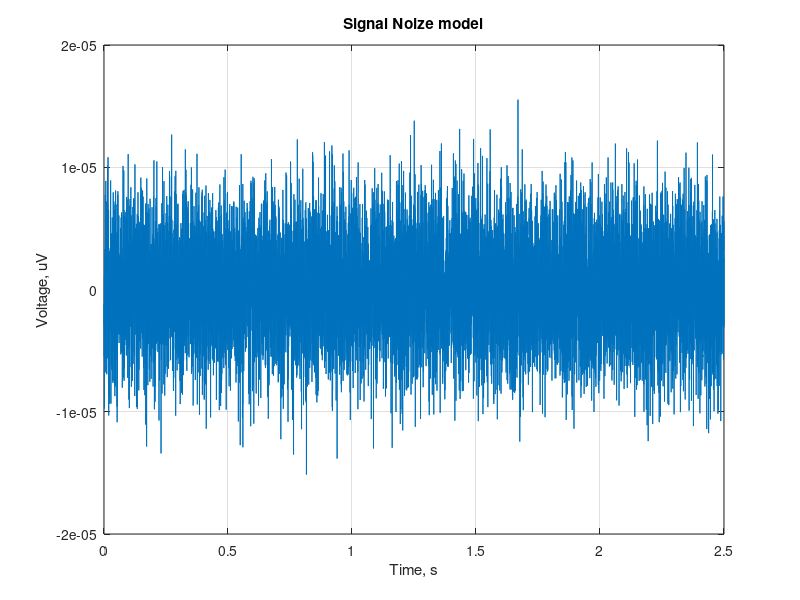
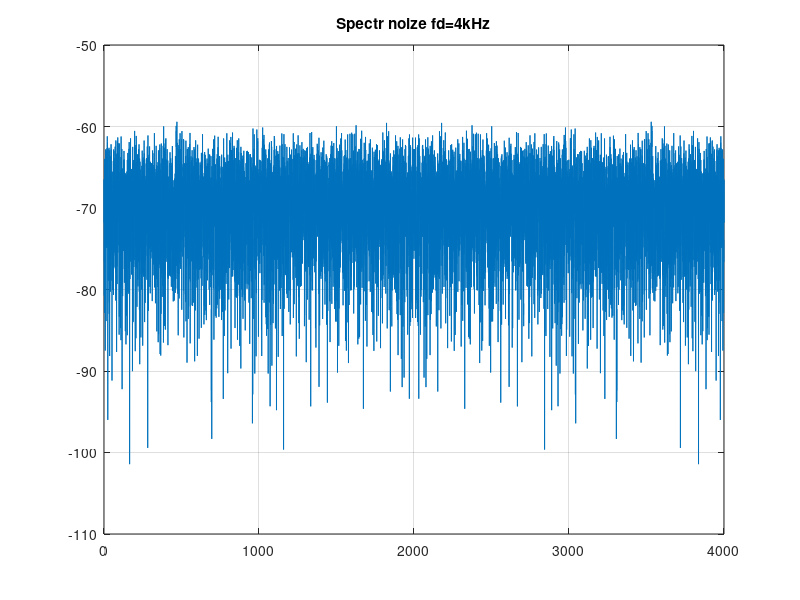

Recreate these plots in MATLAB, in order. (Note: this script raises an error after producing the figures.)
% digital filter 
% 32bit signal 

% noize 4ksapmle 16uV
N = 1e4;
noize_level = 8e-6;        % level noize
f_dateRate = 4e3;           % f_dateRate




t = 1/f_dateRate:1/f_dateRate:N/f_dateRate;

Gause_Voltage = (noize_level/2).*wgn(N,1,0); 


Gause_Voltage = Gause_Voltage';% + sin(2*pi*100.*t);

%% graph signal noize
figure();
plot(t, Gause_Voltage); grid;
ylabel('Voltage, uV');
xlabel('Time, s');
title('Signal Noize model');


%% graph spectr
figure();
S = fft(Gause_Voltage);
df = f_dateRate/N : f_dateRate/N : f_dateRate;
plot(df, 20.*log10(abs(S))); grid;
title("Spectr noize fd=4kHz");

%% graph median Filter impulse pomeh
figure();
vect_signal_median = medfilt1(Gause_Voltage,9);

Wind = 5;

for i = 1 : N
    if (i > floor(Wind/2) && i <= N-floor(Wind/2))
        sig_sort = sort_buble(Gause_Voltage(i-floor(Wind/2):(i+floor(Wind/2))), Wind);
        vect_signal_med(i) = sig_sort(round(Wind/2));
        summ = 0;
        buff = Gause_Voltage(i-floor(Wind/2):(i+floor(Wind/2)));
        for j = 1 : Wind
            summ = summ + buff(j);
        end;
        Moving_Aver(i) = summ/Wind;
    else
        vect_signal_med(i) = 0;
        Moving_Aver(i) = 0;
    end;
end;

plot(t, Gause_Voltage, t, vect_signal_median, t, vect_signal_med, t, Moving_Aver); grid;
ylabel('Voltage, uV');
xlabel('Time, s');
title('Signal Noize median filter model');

%% graph spectr
figure();
S = fft(vect_signal_med);
df = f_dateRate/N : f_dateRate/N : f_dateRate;
plot(df, abs(S)); grid;
title("Spectr noize median filter fd=4kHz");

%% Gausse Filter
W = Num;

voltage_Gause = filter(W, 1, Gause_Voltage);
figure();

plot(t, Gause_Voltage, t, voltage_Gause); grid;
ylabel('Voltage, uV');
xlabel('Time, s');
title('Signal Noize Gausse Filter');

%% graph spectr
figure();
S = fft(voltage_Gause);
df = f_dateRate/N : f_dateRate/N : f_dateRate;
plot(df, abs(S)); grid;
title("Spectr noize Window filter fd=4kHz");

%% filter alpha-betta Kalman 
figure();
dt = 0.5;
alpha = 0.1;
betta = 0.005;

voltage_noze_to = 0;
v_to = 0;

for i = 1 : N

    voltage_noze = voltage_noze_to + (v_to*dt);
    voltage_k = v_to;

    rk = Gause_Voltage(i) - voltage_noze;

    voltage_noze = voltage_noze + alpha*rk;
    voltage_k = voltage_k + (betta*rk)/dt;

    voltage_noze_to = voltage_noze;
    v_to = voltage_k;

    voltage_noze_Kalman(i) = voltage_noze_to;
end;

plot(t, Gause_Voltage, t, voltage_noze_Kalman); grid;
ylabel('Voltage, uV');
xlabel('Time, s');
title('Signal Noize Kalman alpha-betta Filter');

%% graph spectr
figure();
S = fft(voltage_noze_Kalman);
df = f_dateRate/N : f_dateRate/N : f_dateRate;
plot(df, abs(S)); grid;
title("Spectr noize Kalman Alpha-Betta Filter fd=4kHz");

% %% Autocorrelation algorithm 
% 
% M = 500;
% figure();
% for i = 1 : N
%     if (i > floor(M/2) && i <= N-floor(M/2))
%         
%         buff = Gause_Voltage(i-floor(M/2):(i+floor(M/2)));
%         
%         summ= zeros(1,2*M);
%         for j = 1 : M
%             
%             for ij = 1 : M
%                 summ(j+ij-1) = summ(j+ij-1) + buff(j)*buff(ij);
%             end;
%            
%         end;
%         Autocorr = summ;
% 
%     end;
% end;
% plot(Autocorr);

function sig_sort = sort_buble(buff_buble, Window)
% signal - signal
% Window - window sort buble

for i = 1 : Window
    for j = 1 : Window-i
        %
        if ( buff_buble(j) > buff_buble(j+1) )
            var_buff = buff_buble(j);
            buff_buble(j) = buff_buble(j+1);
            buff_buble(j+1) = var_buff;
        end;
    end;
end;
sig_sort = buff_buble;
end